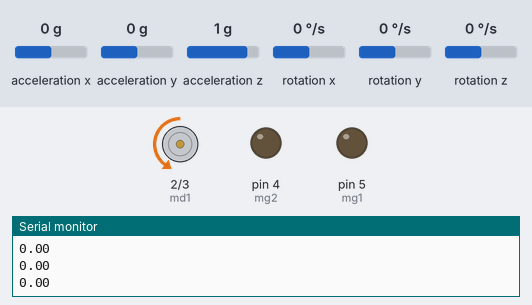
Simulated run of this sketch. Board: Arduino Uno, built with avr-gcc and run on an emulated ATmega328P. Parts: motor-driver pin pairs drawn as motors (green arrow = first pin HIGH = forward, orange = second pin HIGH = backward, longer = more drive), output pins drawn as LEDs (lit = HIGH), the last lines printed to the serial monitor. Inputs (shaded band) come from the test bench; at power-on: rotation z 0 °/s, acceleration x 0 g, acceleration y 0 g, acceleration z 1 g, rotation x 0 °/s, rotation y 0 °/s.

Above: at 3.2 s.
3.3 s: rotation z set to 27 °/s
6.3 s: rotation z set to 33 °/s
At 7.7 s:
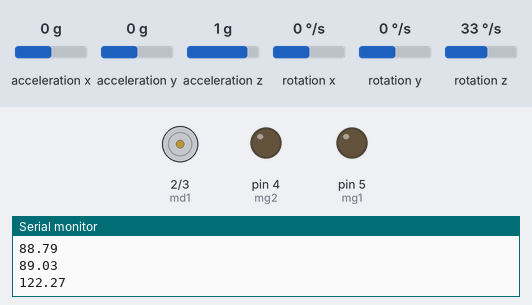
8.0 s: rotation z set to 58 °/s
11.0 s: rotation z set to 67 °/s
12.6 s: rotation z set to 53 °/s
Timing chart, 0 to 16.6 s (numbered marks = the images above; inputs shaded):
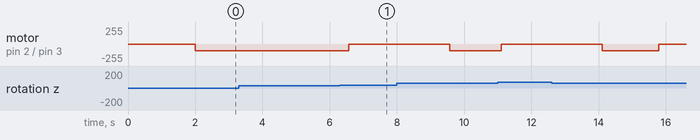

The sketch:

2_wheel+gyro+manette.ino
```cpp
#include "Wire.h"
#include <MPU6050_light.h>

MPU6050 mpu(Wire);
unsigned long timer = 0;

char val;
int md1=2;
int md2=3;
int mg1=5;
int mg2=4;
int vit=100;


void setup(){
Serial.begin(9600);
pinMode(md1,OUTPUT);
pinMode(md2,OUTPUT);
pinMode(mg1,OUTPUT);
pinMode(mg2,OUTPUT);
Wire.begin();

  byte status = mpu.begin();
  Serial.print(F("MPU6050 status: "));
  Serial.println(status);
  while(status!=0){ } // stop everything if could not connect to MPU6050

  Serial.println(F("Calculating offsets, do not move MPU6050"));
  delay(1000);
  mpu.calcOffsets(); // gyro and accelero
  Serial.println("Done!\n");
}


void left(){
analogWrite(md1,LOW);
analogWrite(md2,vit);
analogWrite(mg1,LOW);
analogWrite(mg2,vit);
  }
void right(){
analogWrite(md1,vit );
analogWrite(md2,LOW);
analogWrite(mg1,vit);
analogWrite(mg2,LOW);
  }
  void back(){
analogWrite(md1,LOW);
analogWrite(md2,vit);
analogWrite(mg1,vit);
analogWrite(mg2,LOW);
}
void forward(){
analogWrite(md1,vit);
analogWrite(md2,LOW);
analogWrite(mg1,LOW);
analogWrite(mg2,vit);
}
void stoop(){
analogWrite(md1,LOW);
analogWrite(md2,LOW);
analogWrite(mg1,LOW);
analogWrite(mg2,LOW);
}


void loop(){
  mpu.update();

  if((millis()-timer)>10){ // print data every 10ms
  Serial.println(mpu.getAngleZ());
  timer = millis();
  }

 int zero=mpu.getAngleZ();

while(abs(mpu.getAngleZ()-(zero+90))>1){
   mpu.update();
   Serial.println(mpu.getAngleZ());
   if(mpu.getAngleZ()-(zero+90)<0){
   left();}else{

    right();
    }

}


stoop();
delay(1000);
mpu.update();
   Serial.println(mpu.getAngleZ());

 delay(2000);
if(Serial.available())
{val=Serial.read();
Serial.println(val);


if(val=='R'){
 right();

}
if(val=='L'){
left();
}
if(val=='B'){
back();

}
if(val=='F'){
forward();
}
if(val=='S'){
stoop();
}


}


}
```

Measured:
- the behaviour switches between 29 and 30 °/s on rotation z (found by bisection; images 0 and 1)
